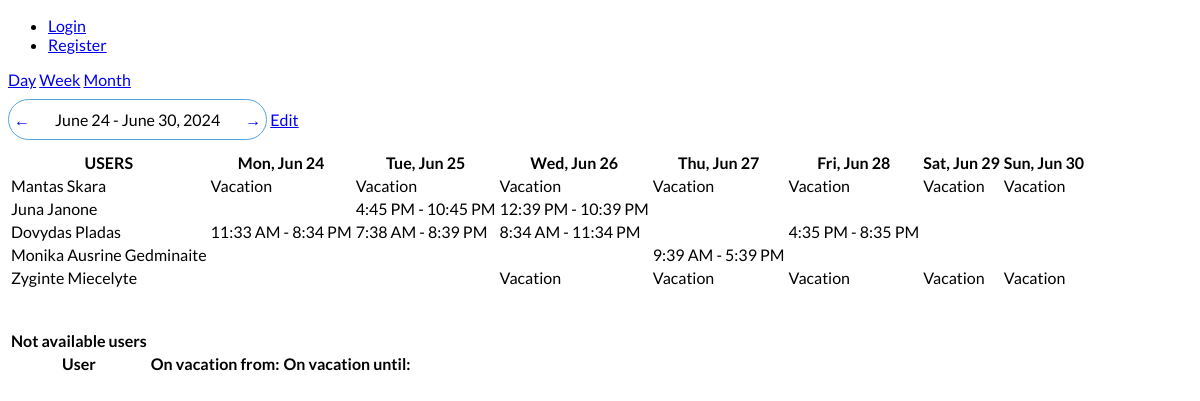
The page /schedules/schedule/week/2024-06-24/ on the database its author committed.
### schedules/models.py (models this page shows, shortened)
class CustomUser(AbstractBaseUser, PermissionsMixin):
    email = models.EmailField(unique=True)
    name = models.CharField(max_length=100)
    last_name = models.CharField(max_length=100)
    position = models.CharField(max_length=100)
    WORKING_HOURS = (
        ('1', '1 (160h/month)'),
        ('0.75', '0.75 (120h/month)'),
        ('0.5', '0.5 (80h/month)'),
        ('0.25', '0.25 (40h/month)'),
        ('1.25', '1.25 (180h/month)'),
        ('1.5', '1.5 (200h/month)')
    )
    working_hours = models.CharField(max_length=4, choices=WORKING_HOURS, default='1')
    phone_number = PhoneNumberField(null=True, blank=True, unique=True)
    profile_picture = models.ImageField(upload_to='profile_pictures', blank=True)
    street_address = models.CharField(max_length=255, null=True, blank=True)
    city = models.CharField(max_length=100, null=True, blank=True)
    postal_code = models.CharField(max_length=20, null=True, blank=True)
    country = models.CharField(max_length=100, null=True, blank=True)
    is_active = models.BooleanField(default=True)
    is_staff = models.BooleanField(default=False)
    objects = CustomUserManager()
    USERNAME_FIELD = 'email'
    REQUIRED_FIELDS = ['name', 'last_name', 'position', 'working_hours']

class Schedule(models.Model):
    user = models.ForeignKey(settings.AUTH_USER_MODEL, on_delete=models.CASCADE)
    date = models.DateField()
    hours = models.CharField(max_length=255)
    class Meta:
        unique_together = ('user', 'date')

### schedules/views.py (the view, shortened to what this page needs)
# urls.py: path('schedule/', user_availability, name='user_availability'),  # URL for user availability page
def user_availability(request, schedule_format='week', day=None, week=None, month=None):
    today = timezone.now()
    if week:
        start_date = datetime.strptime(week, '%Y-%m-%d')
    elif month:
        start_date = datetime.strptime(month, '%Y-%m-%d').replace(day=1)
    elif day:
        start_date = datetime.strptime(day, '%Y-%m-%d')
    else:
        start_date = today - timedelta(days=today.weekday())
    if schedule_format == 'day':
        end_date = start_date
        date_range = [start_date]
    elif schedule_format == 'week':
        end_date = start_date + timedelta(days=6)
        date_range = [start_date + timedelta(days=i) for i in range(7)]
    elif schedule_format == 'month':
        end_date = start_date.replace(day=calendar.monthrange(start_date.year, start_date.month)[1])
        date_range = [start_date + timedelta(days=i) for i in range((end_date - start_date).days + 1)]
    else:
        return HttpResponse("Invalid schedule format", status=400)
    previous_day = start_date - timedelta(days=1)
    next_day = start_date + timedelta(days=1)
    previous_week_start = start_date - timedelta(days=7)
    next_week_start = start_date + timedelta(days=7)
    previous_month_start = (start_date - timedelta(days=start_date.day)).replace(day=1)
    next_month_start = (start_date + timedelta(days=calendar.monthrange(start_date.year, start_date.month)[1])).replace(day=1)
    users = CustomUser.objects.all()
    available_dates = Availability.objects.filter(day__range=[start_date.date(), end_date.date()])
    user_vacations = Vacation.objects.filter(first_day__lte=end_date.date(), last_day__gte=start_date.date())
    vacation_map = {vacation.user_id: vacation for vacation in user_vacations}
    available_dates_map = {}
    for availability in available_dates:
        if availability.user_id not in available_dates_map:
            available_dates_map[availability.user_id] = []
        available_dates_map[availability.user_id].append(availability)
    available_users = []
    not_available_users = []
    for user in users:
        user_schedule = {}
        for day in date_range:
            availabilities = available_dates_map.get(user.id, [])
            for availability in availabilities:
                if availability.day == day.date():
                    work_hours = f"{availability.start_time.strftime('%I:%M %p').lstrip('0').replace(' 0', ' ')} - {availability.end_time.strftime('%I:%M %p').lstrip('0').replace(' 0', ' ')}"
                    user_schedule[day] = work_hours
                    break
            else:
                user_schedule[day] = "No schedule available"
        if user_schedule:
            available_users.append({
                'user': user,
                'schedule': user_schedule,
            })
    generated_schedule = {}
    for schedule in Schedule.objects.filter(date__range=[start_date.date(), end_date.date()]):
        if schedule.user_id not in generated_schedule:
            generated_schedule[schedule.user_id] = {}
        generated_schedule[schedule.user_id][schedule.date] = schedule.hours
    schedule_data = []
    for user_id, schedule in generated_schedule.items():
        user = CustomUser.objects.get(id=user_id)
        if schedule_format == 'week':
            schedule_row = {'user': user, 'schedule': []}
            for day in date_range:
                day_str = day.date().isoformat()
                work_hours = schedule.get(day.date(), "")
                schedule_row['schedule'].append({'date': day_str, 'work_hours': work_hours})
            schedule_data.append(schedule_row)
    data = {
        'users': users,
        'available_users': available_users,
        'today': today,
        'not_available_users': not_available_users,
        'start_date': start_date,
        'end_date': end_date,
        'date_range': date_range,
        'hours_range': range(24),
        'schedule_format': schedule_format,
        'previous_day': previous_day,
        'next_day': next_day,
        'previous_week': previous_week_start.strftime('%Y-%m-%d'),
        'next_week': next_week_start.strftime('%Y-%m-%d'),
        'previous_month': previous_month_start.strftime('%Y-%m-%d'),
        'next_month': next_month_start.strftime('%Y-%m-%d'),
        'generated_schedule': generated_schedule,
        'schedule_data': schedule_data,
    }
    return render(request, 'schedule.html', context=data)

### schedules/templates/schedule.html (shortened to what this page needs)
{% extends 'base.html' %}
{% load custom_filters %}
{% load schedule_filters %}
{% load static %}
{% block content %}
<div class="schedule_format">
    <a href="{% url 'user_availability_format' 'day' %}" class="btn btn-primary">Day</a>
    <a href="{% url 'user_availability_format' 'week' %}" class="btn btn-primary">Week</a>
    <a href="{% url 'user_availability_format' 'month' %}" class="btn btn-primary">Month</a>
</div>
<div>
    {% if schedule_format == 'week' %}
        <div class="day-navigation">
            <a href="{% url 'user_availability_format_with_week' schedule_format='week' week=previous_week %}" class="nav-arrow">
                &larr;
            </a>
            <span class="nav-date">{{ start_date|date:"F j" }} - {{ end_date|date:"F j, Y" }}</span>
            <a href="{% url 'user_availability_format_with_week' schedule_format='week' week=next_week %}" class="nav-arrow">
                &rarr;
            </a>
        </div>
        <a href="#">Edit</a>
    {% endif %}
</div>
<table>
    <thead>
        <tr>
            <th>USERS</th>
            {% if schedule_format == 'week' %}
                {% for day in date_range %}
                    <th>{{ day|date:"D, M j" }}</th>
                {% endfor %}
            {% elif schedule_format == 'month' %}
                {% for day in date_range %}
                    <th>{{ day|date:"D, M j" }}</th>
                {% endfor %}
            {% else %}
                {% for hour in hours_range %}
                    <th colspan="10">{{ hour }}:00</th>
                {% endfor %}
            {% endif %}
        </tr>
    </thead>
    <tbody>
        {% for row in schedule_data %}
            <tr>
                <td>{{ row.user.name }} {{ row.user.last_name }}</td>
                {% for day in date_range %}
                    {% for day_schedule in row.schedule %}
                        {% if day_schedule.date == day.date.isoformat %}
                            <td>{{ day_schedule.work_hours }}</td>
                        {% endif %}
                    {% endfor %}
                {% endfor %}
            </tr>
        {% endfor %}
    </tbody>
</table>
<br>
<br>
<table>
    <thead>
        <tr>
            <th>Not available users</th>
        </tr>
        <tr>
            <th>User</th>
            <th>On vacation from:</th>
            <th>On vacation until:</th>
        </tr>
    </thead>
</table>
{% endblock content %}

### schedules/static/css/styles.css (style rules this page uses)
body { font-family: 'lato', sans-serif; text-decoration: #081016; }
.day-navigation { display: inline-flex; justify-content: center; align-items: center; margin: 10px auto; border: 1.5px solid #53A4DF; border-radius: 25px; }
.nav-arrow { display: inline-block; padding: 5px; text-decoration: none; transition: background-color 0.3s; border-radius: 25px; position: relative; }
.nav-date { display: inline-block; padding: 10px 20px; }

### rows shown on the page
CustomUser: user.name "Mantas", user.last_name "Skara"
Schedule: work_hours "Vacation"
Schedule: work_hours "Vacation"
Schedule: work_hours "Vacation"
Schedule: work_hours "Vacation"
Schedule: work_hours "Vacation"
Schedule: work_hours "Vacation"
Schedule: work_hours "Vacation"
CustomUser: user.name "Juna", user.last_name "Janone"
Schedule: work_hours "4:45 PM - 10:45 PM"
Schedule: work_hours "12:39 PM - 10:39 PM"
CustomUser: user.name "Dovydas", user.last_name "Pladas"
Schedule: work_hours "11:33 AM - 8:34 PM"
Schedule: work_hours "7:38 AM - 8:39 PM"
Schedule: work_hours "8:34 AM - 11:34 PM"
Schedule: work_hours "4:35 PM - 8:35 PM"
CustomUser: user.name "Monika Ausrine", user.last_name "Gedminaite"
Schedule: work_hours "9:39 AM - 5:39 PM"
CustomUser: user.name "Zyginte", user.last_name "Miecelyte"
Schedule: work_hours "Vacation"
Schedule: work_hours "Vacation"
Schedule: work_hours "Vacation"
Schedule: work_hours "Vacation"
Schedule: work_hours "Vacation"

### other values the page prints
{{ start_date|date:"F j" }} "June 24"
{{ end_date|date:"F j, Y" }} "June 30, 2024"
{{ day|date:"D, M j" }} "Mon, Jun 24" "Tue, Jun 25" "Wed, Jun 26" "Thu, Jun 27" "Fri, Jun 28" "Sat, Jun 29" "Sun, Jun 30"
